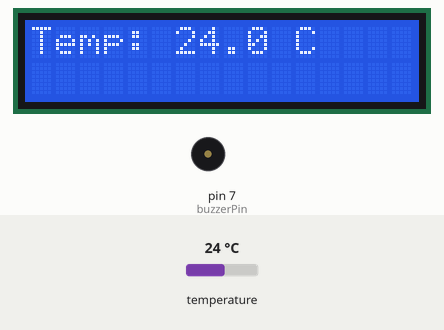
This sketch was run on a simulated Arduino Uno, built with avr-gcc and run on an emulated ATmega328P. Parts: 16×2 character LCD, buzzer (waves = sounding). The test bench sets the inputs (shaded band); at power-on: temperature 24 °C.

Above: at 1.2 s.
1.3 s: temperature set to 25.8 °C
At 6.0 s:
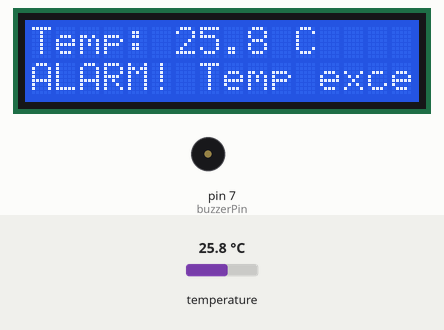
7.0 s: temperature set to 12 °C
At 10.6 s:
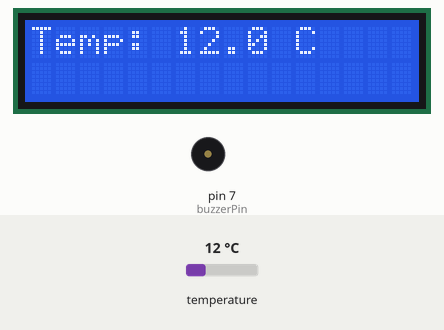
11.7 s: temperature set to 28 °C
At 12.4 s:
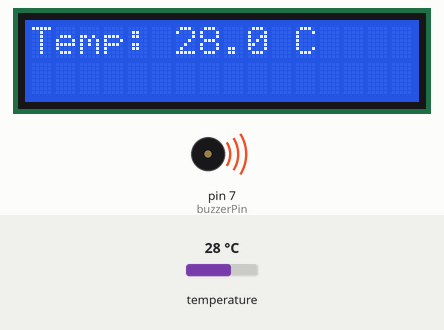
Timing chart, 0 to 20.5 s (numbered marks = the images above; inputs shaded):
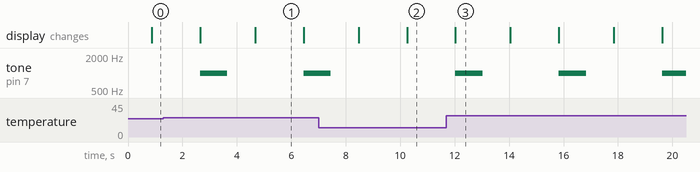

The sketch:

main.ino
```cpp
#include <Wire.h>
#include <LiquidCrystal_I2C.h>
#include <OneWire.h>
#include <DallasTemperature.h>

#define ONE_WIRE_BUS 2
OneWire oneWire(ONE_WIRE_BUS);
DallasTemperature sensors(&oneWire);

LiquidCrystal_I2C lcd(0x27, 16, 2);  // I2C address 0x27, 16 columns, 2 rows

const int buzzerPin = 7;
const float alarmThreshold = 25.0;  // Set your desired temperature threshold

void setup() {
  lcd.begin(16, 2);
  lcd.backlight();
  lcd.print("Digital Thermometer");

  sensors.begin();

  pinMode(buzzerPin, OUTPUT);
}

void loop() {
  sensors.requestTemperatures();
  float temperature = sensors.getTempCByIndex(0);

  lcd.clear();
  lcd.setCursor(0, 0);
  lcd.print("Temp: " + String(temperature, 1) + " C");

  if (temperature > alarmThreshold) {
    soundAlarm();
    lcd.setCursor(0, 1);
    lcd.print("ALARM! Temp exceeded");
  } else {
    noTone(buzzerPin);
  }

  delay(1000);  // Update every second
}

void soundAlarm() {
  tone(buzzerPin, 1000);  // You can adjust the frequency as needed
  delay(1000);           // Sound for 1 second (adjust as needed)
  noTone(buzzerPin);
  delay(1000);           // Pause for 1 second
}
```

Measured:
- the behaviour switches between 25 and 25.1 °C on temperature (found by bisection; images 0 and 1)
- after the input at 1.3 s, tone on pin 7 (buzzerPin): silent → 1000 Hz after 1.4 s, → silent 1.0 s later, → 1000 Hz 2.8 s later; the display: first changes after 1.4 s (image 1 shows a later state)
- after the input at 7.0 s, tone on pin 7 (buzzerPin): goes on until 7.5 s, then stays silent; the display: first differs from a run without the input after 3.3 s (image 2)
- after the input at 11.7 s, tone on pin 7 (buzzerPin): alternates 1000 Hz for 1.0 s and silent for 2.8 s, starting after 0.33 s; the display: changes after 0.33 s (image 3)
- what the display in image 1 shows lasts 1.8 s, from 4.7 s to 6.5 s
- what the display in image 3 shows lasts 2.1 s, from 12.0 s to 14.1 s
